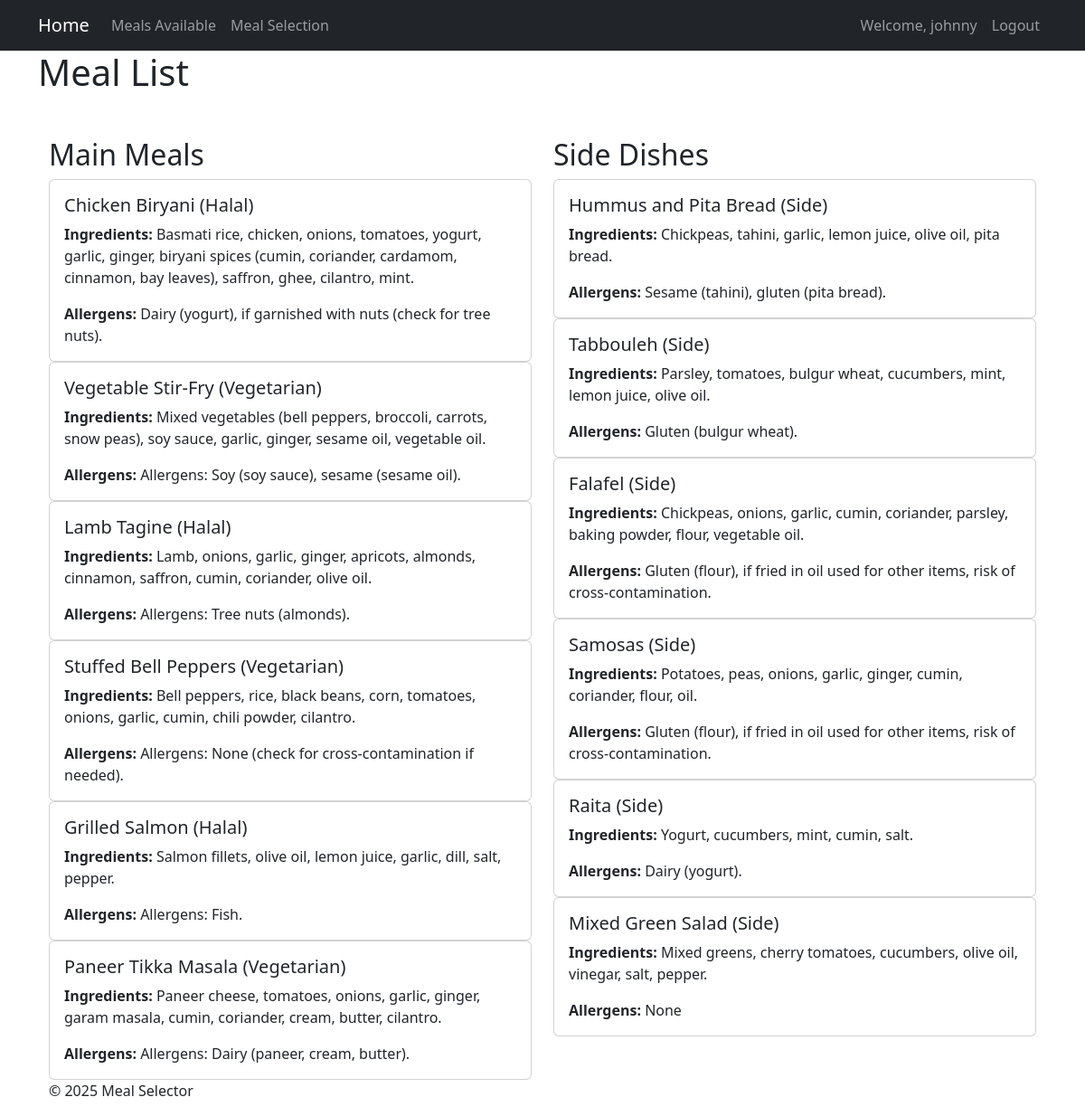
/meals/ (signed in), run on the app's committed database.
### meals/models.py (models this page shows, shortened)
class Meal(models.Model):
    name = models.CharField(max_length=100)
    ingredients = models.TextField()
    allergens = models.CharField(max_length=100)
    created_at = models.DateTimeField(auto_now_add=True)
    is_main = models.BooleanField(default=False)
    is_side = models.BooleanField(default=False)
    id = models.AutoField(primary_key=True)

### meals/views.py (the view)
# urls.py: path('meals/', views.MealListView.as_view(), name='meal-list'),
class MealListView(View):
    def get(self, request):
        mains = Meal.objects.filter(is_main=True)  # Get all main meals
        sides = Meal.objects.filter(is_side=True)  # Get all side meals
        return render(request, 'meals/meal_list.html', {'mains': mains, 'sides': sides})

### meals/templates/meals/meal_list.html
{% extends 'meals/base.html' %}
{% block content %}
<h1>Meal List</h1>
<div class="container mt-5">
    <div class="row">
        <div class="col-md-6 meal-section">
            <h2>Main Meals</h2>
            {% for main in mains %}
                <div class="card meal-card">
                    <div class="card-body">
                        <h5 class="card-title">{{ main.name }}</h5>
                        <p class="card-text"><strong>Ingredients:</strong> {{ main.ingredients }}</p>
                        <p class="card-text"><strong>Allergens:</strong> {{ main.allergens }}</p>
                    </div>
                </div>
            {% endfor %}
        </div>
        <div class="col-md-6 meal-section">
            <h2>Side Dishes</h2>
            {% for side in sides %}
                <div class="card meal-card">
                    <div class="card-body">
                        <h5 class="card-title">{{ side.name }}</h5>
                        <p class="card-text"><strong>Ingredients:</strong> {{ side.ingredients }}</p>
                        <p class="card-text"><strong>Allergens:</strong> {{ side.allergens }}</p>
                    </div>
                </div>
            {% endfor %}
{% endblock content %}

### meals/templates/meals/base.html (shortened to what this page needs)
{% load static %}
<!DOCTYPE html>
<html lang="en">
<head>
    <link rel="stylesheet" type="text/css" href="{% static 'meals/static/meals/css/static.css' %}">
    <link href="https://cdn.jsdelivr.net/npm/bootstrap@5.3.3/dist/css/bootstrap.min.css" rel="stylesheet"
>
</head>
<body>
    <nav class="navbar navbar-expand-lg navbar-dark bg-dark">
        <div class="container">
          <a class="navbar-brand" href="{% url 'home' %}">Home
          </a>
          <div class="collapse navbar-collapse" id="navbarSupportedContent">
            <ul class="navbar-nav me-auto mb-2 mb-lg-0">
              <li class="nav-item">
                <a class="nav-link" aria-current="page" href="{% url 'meal-list' %}">Meals Available</a>
              </li>
              <li class="nav-item">
                <a class="nav-link" href="{% url 'user_meal_selection_list' %}">Meal Selection</a>
              </li>
          </div>
          <div class="navbar-nav">
            {% if user.is_authenticated %}
            <li class="nav-item">
             <span class="nav-link"> Welcome, {{ user.username }}</span>
            </li>
            <li class="nav-item">
              <a class="nav-link" href="{% url 'account_logout' %}">Logout</a>
            </li>
            {% endif %}
          </div>
        </div>
      </nav>
      <div class="container" mt-8 col-8>
      {% block content %}
      {% endblock content %}
    </div>
    <footer>
        <p>&copy; 2025 Meal Selector</p>
    </footer>
</body>
</html>

### meals/static/meals/css/static.css (style rules this page uses)
body { background-color: black; }
nav { background-color: blue; }

### data on the page
Meal: name "Chicken Biryani (Halal)", ingredients "Basmati rice, chicken, onions, tomatoes, yogurt, garlic, ginger, biryani spices (cumin, coriander, cardamom, cinnamon, bay leaves), saffron, ghee, cilantro, mint.", allergens "Dairy (yogurt), if garnished with nuts (check for tree nuts)."
Meal: name "Vegetable Stir-Fry (Vegetarian)", ingredients "Mixed vegetables (bell peppers, broccoli, carrots, snow peas), soy sauce, garlic, ginger, sesame oil, vegetable oil.", allergens "Allergens: Soy (soy sauce), sesame (sesame oil)."
Meal: name "Lamb Tagine (Halal)", ingredients "Lamb, onions, garlic, ginger, apricots, almonds, cinnamon, saffron, cumin, coriander, olive oil.", allergens "Allergens: Tree nuts (almonds)."
Meal: name "Stuffed Bell Peppers (Vegetarian)", ingredients "Bell peppers, rice, black beans, corn, tomatoes, onions, garlic, cumin, chili powder, cilantro.", allergens "Allergens: None (check for cross-contamination if needed)."
Meal: name "Grilled Salmon (Halal)", ingredients "Salmon fillets, olive oil, lemon juice, garlic, dill, salt, pepper.", allergens "Allergens: Fish."
Meal: name "Paneer Tikka Masala (Vegetarian)", ingredients "Paneer cheese, tomatoes, onions, garlic, ginger, garam masala, cumin, coriander, cream, butter, cilantro.", allergens "Allergens: Dairy (paneer, cream, butter)."
Meal: name "Hummus and Pita Bread (Side)", ingredients "Chickpeas, tahini, garlic, lemon juice, olive oil, pita bread.", allergens "Sesame (tahini), gluten (pita bread)."
Meal: name "Tabbouleh (Side)", ingredients "Parsley, tomatoes, bulgur wheat, cucumbers, mint, lemon juice, olive oil.", allergens "Gluten (bulgur wheat)."
Meal: name "Falafel (Side)", ingredients "Chickpeas, onions, garlic, cumin, coriander, parsley, baking powder, flour, vegetable oil.", allergens "Gluten (flour), if fried in oil used for other items, risk of cross-contamination."
Meal: name "Samosas (Side)", ingredients "Potatoes, peas, onions, garlic, ginger, cumin, coriander, flour, oil.", allergens "Gluten (flour), if fried in oil used for other items, risk of cross-contamination."
Meal: name "Raita (Side)", ingredients "Yogurt, cucumbers, mint, cumin, salt.", allergens "Dairy (yogurt)."
Meal: name "Mixed Green Salad (Side)", ingredients "Mixed greens, cherry tomatoes, cucumbers, olive oil, vinegar, salt, pepper.", allergens "None"

### other printed values
{{ user.username }} "johnny"
